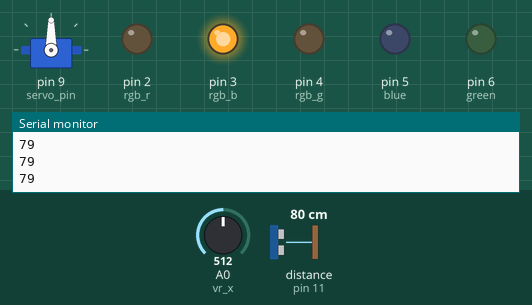
Simulated run of this sketch. Board: Arduino Uno, built with avr-gcc and run on an emulated ATmega328P. Shown: servo, output pins drawn as LEDs (lit = HIGH), the last lines printed to the serial monitor. Wiring (inferred from the names in the program): ultrasonic range finder: trigger pin 10; echo pin 11. Inputs (shaded band) come from the test bench; at power-on: distance to the obstacle (sensor on pin 11) 80 cm, A0 (vr_x) = 512. The echo pulse lasts 58.3 µs per cm; pins used as bus, display or sensor lines are not drawn.

Above: at 1.2 s.
1.3 s: distance to the obstacle (sensor on pin 11) set to 98 cm
2.8 s: distance to the obstacle (sensor on pin 11) set to 105 cm
At 3.2 s:
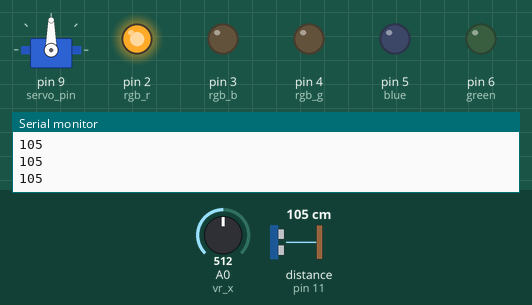
4.3 s: A0 (vr_x) set to 716
At 5.3 s:
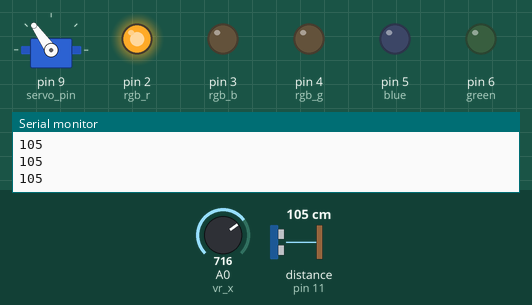
5.8 s: A0 (vr_x) set to 900
At 6.4 s:
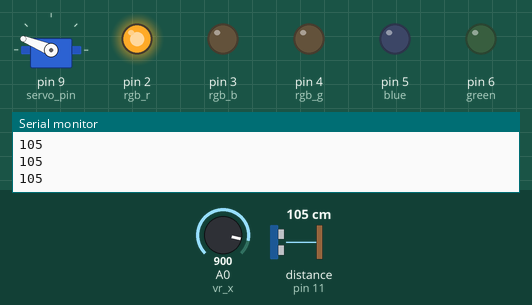
7.3 s: distance to the obstacle (sensor on pin 11) set to 2 cm
At 7.6 s:
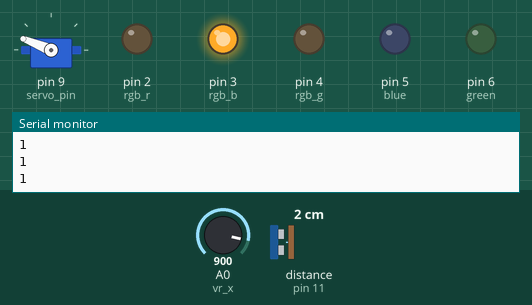
8.8 s: A0 (vr_x) set to 1023
At 9.9 s:
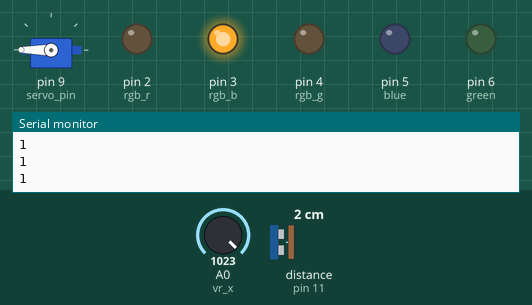
Timing chart, 0 to 11.3 s (numbered marks = the images above; inputs shaded):
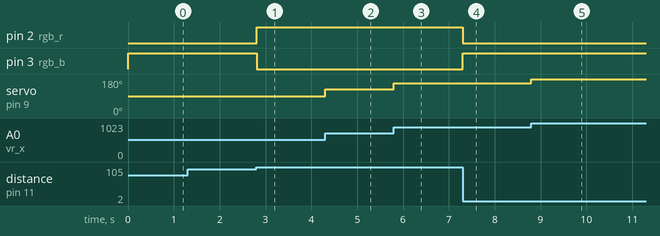

Measured:
- the behaviour switches between 101 and 102 cm on distance to the obstacle (sensor on pin 11) (found by bisection; images 0 and 1)
- after the input at 2.8 s, pin 2 (rgb_r): LOW → HIGH at once; pin 3 (rgb_b): HIGH → LOW at once
- after the input at 4.3 s, servo on pin 9 (servo_pin): 90° → 125° at once
- after the input at 5.8 s, servo on pin 9 (servo_pin): 125° → 158° at once
- after the input at 7.3 s, pin 2 (rgb_r): HIGH → LOW at once; pin 3 (rgb_b): LOW → HIGH at once
- after the input at 8.8 s, servo on pin 9 (servo_pin): 158° → 180° at once

The sketch:

projextone.ino
```cpp
#include <Servo.h>

int rgb_r = 2;
int rgb_b = 3;
int rgb_g = 4;

int blue = 5;
int green = 6;

int trigger_pin = 10;
int echo_pin = 11;

Servo servo1;

int servo_pin = 9;

int vr_x = A0;

long timp, cm;

void setup() {
  // put your setup code here, to run once:


  pinMode(rgb_r,OUTPUT);
  pinMode(rgb_b,OUTPUT);
  pinMode(rgb_g,OUTPUT);

  pinMode(blue,OUTPUT);
  pinMode(green,OUTPUT);

  pinMode(trigger_pin,OUTPUT);
  pinMode(echo_pin,INPUT);

  servo1.attach(servo_pin);

  pinMode(vr_x,INPUT);

  Serial.begin(9600);
}

void loop() {
  // put your main code here, to run repeatedly:

  digitalWrite(trigger_pin,LOW);
  delayMicroseconds(2);
  digitalWrite(trigger_pin,HIGH);
  delayMicroseconds(10);
  digitalWrite(trigger_pin,LOW);

  timp = pulseIn(echo_pin,HIGH);

  cm = (timp *.0343)/2;

  Serial.println(cm);

  int x = analogRead(vr_x);
  x = map(x,0,1023,0,180);
  //Serial.println(x);
  servo1.write(x);

  if(cm>0 && cm<=100)
  {
  digitalWrite(rgb_b,HIGH);
  digitalWrite(rgb_r,LOW);
  digitalWrite(rgb_g,LOW);
  }
  else if(cm>100 && cm<=200)
  {
  digitalWrite(rgb_b,LOW);
  digitalWrite(rgb_r,HIGH);
  digitalWrite(rgb_g,LOW);
  }
  else
  {
  digitalWrite(rgb_b,LOW);
  digitalWrite(rgb_r,LOW);
  digitalWrite(rgb_g,HIGH);
  }
  //servo1.write(0);
}
```
